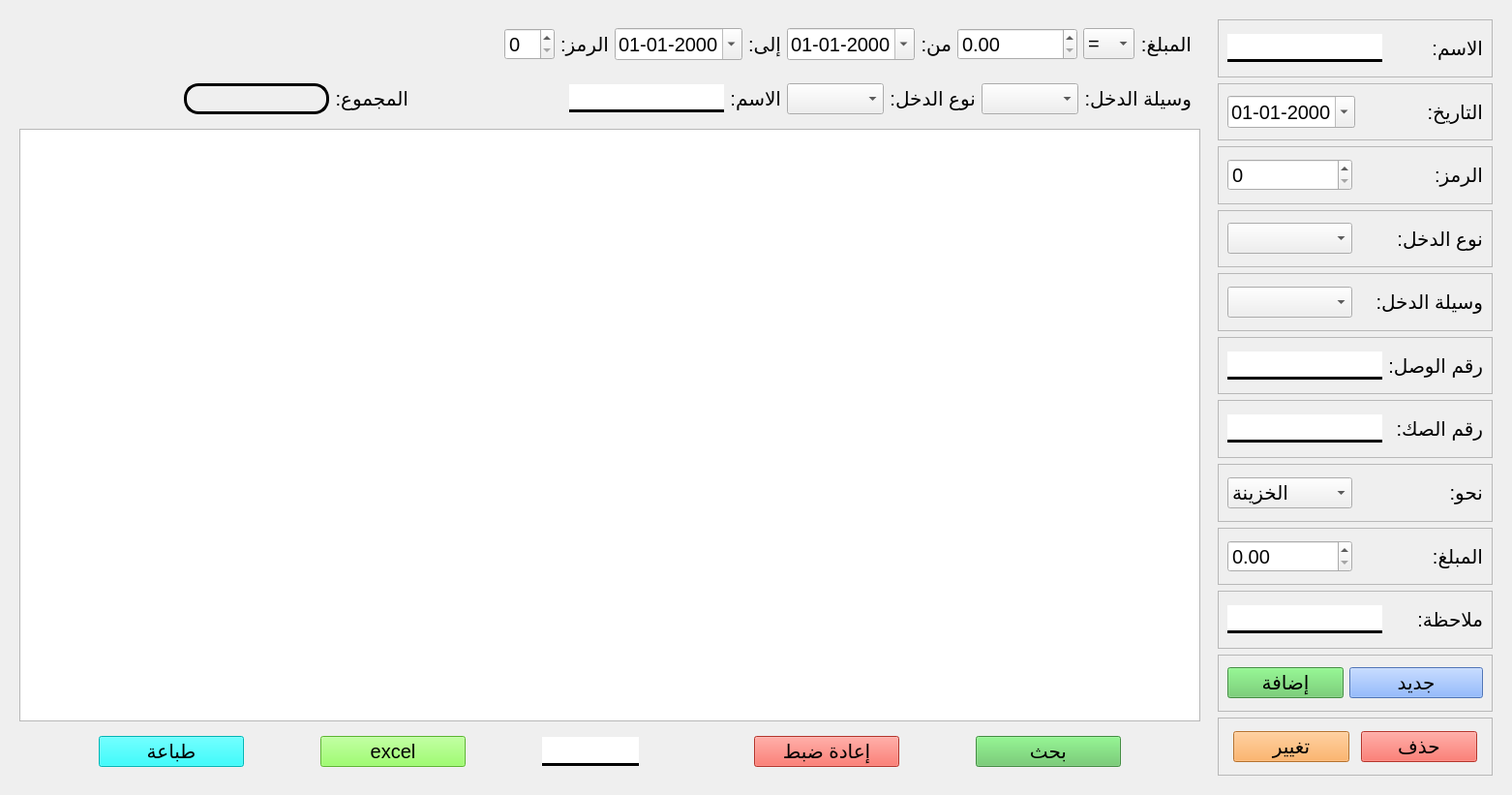
<?xml version="1.0" encoding="UTF-8"?>
<ui version="4.0">
 <class>enterymoney</class>
 <widget class="QWidget" name="enterymoney">
  <property name="geometry">
   <rect>
    <x>0</x>
    <y>0</y>
    <width>1562</width>
    <height>821</height>
   </rect>
  </property>
  <property name="windowTitle">
   <string>Form</string>
  </property>
  <layout class="QVBoxLayout" name="verticalLayout">
   <item>
    <widget class="QStackedWidget" name="stackedWidget">
     <property name="sizePolicy">
      <sizepolicy hsizetype="Preferred" vsizetype="Expanding">
       <horstretch>0</horstretch>
       <verstretch>0</verstretch>
      </sizepolicy>
     </property>
     <property name="minimumSize">
      <size>
       <width>0</width>
       <height>100</height>
      </size>
     </property>
     <property name="font">
      <font>
       <pointsize>25</pointsize>
      </font>
     </property>
     <property name="frameShape">
      <enum>QFrame::NoFrame</enum>
     </property>
     <property name="currentIndex">
      <number>0</number>
     </property>
     <widget class="QWidget" name="stackedWidgetPage1">
      <layout class="QHBoxLayout" name="horizontalLayout">
       <property name="spacing">
        <number>0</number>
       </property>
       <property name="leftMargin">
        <number>0</number>
       </property>
       <property name="topMargin">
        <number>0</number>
       </property>
       <property name="rightMargin">
        <number>0</number>
       </property>
       <property name="bottomMargin">
        <number>0</number>
       </property>
       <item>
        <widget class="QFrame" name="frame_3">
         <property name="sizePolicy">
          <sizepolicy hsizetype="Expanding" vsizetype="Expanding">
           <horstretch>0</horstretch>
           <verstretch>0</verstretch>
          </sizepolicy>
         </property>
         <property name="frameShape">
          <enum>QFrame::NoFrame</enum>
         </property>
         <property name="lineWidth">
          <number>2</number>
         </property>
         <layout class="QVBoxLayout" name="verticalLayout_2">
          <item>
           <widget class="QFrame" name="frame_5">
            <property name="maximumSize">
             <size>
              <width>16777215</width>
              <height>61</height>
             </size>
            </property>
            <property name="frameShape">
             <enum>QFrame::NoFrame</enum>
            </property>
            <layout class="QHBoxLayout" name="horizontalLayout_4">
             <item>
              <spacer name="horizontalSpacer_4">
               <property name="orientation">
                <enum>Qt::Horizontal</enum>
               </property>
               <property name="sizeHint" stdset="0">
                <size>
                 <width>20</width>
                 <height>20</height>
                </size>
               </property>
              </spacer>
             </item>
             <item>
              <widget class="QSpinBox" name="code">
               <property name="font">
                <font>
                 <pointsize>15</pointsize>
                </font>
               </property>
               <property name="layoutDirection">
                <enum>Qt::LeftToRight</enum>
               </property>
              </widget>
             </item>
             <item>
              <widget class="QLabel" name="label_12">
               <property name="font">
                <font>
                 <pointsize>15</pointsize>
                </font>
               </property>
               <property name="text">
                <string>الرمز:</string>
               </property>
              </widget>
             </item>
             <item>
              <widget class="QDateEdit" name="to">
               <property name="font">
                <font>
                 <pointsize>15</pointsize>
                </font>
               </property>
               <property name="layoutDirection">
                <enum>Qt::LeftToRight</enum>
               </property>
               <property name="displayFormat">
                <string>dd-MM-yyyy</string>
               </property>
               <property name="calendarPopup">
                <bool>true</bool>
               </property>
              </widget>
             </item>
             <item>
              <widget class="QLabel" name="label_8">
               <property name="font">
                <font>
                 <pointsize>15</pointsize>
                </font>
               </property>
               <property name="text">
                <string>إلى:</string>
               </property>
              </widget>
             </item>
             <item>
              <widget class="QDateEdit" name="du">
               <property name="font">
                <font>
                 <pointsize>15</pointsize>
                </font>
               </property>
               <property name="layoutDirection">
                <enum>Qt::LeftToRight</enum>
               </property>
               <property name="displayFormat">
                <string>dd-MM-yyyy</string>
               </property>
               <property name="calendarPopup">
                <bool>true</bool>
               </property>
              </widget>
             </item>
             <item>
              <widget class="QLabel" name="label_9">
               <property name="font">
                <font>
                 <pointsize>15</pointsize>
                </font>
               </property>
               <property name="text">
                <string>من:</string>
               </property>
              </widget>
             </item>
             <item>
              <widget class="QDoubleSpinBox" name="price_search">
               <property name="maximumSize">
                <size>
                 <width>160</width>
                 <height>16777215</height>
                </size>
               </property>
               <property name="font">
                <font>
                 <pointsize>15</pointsize>
                </font>
               </property>
               <property name="layoutDirection">
                <enum>Qt::LeftToRight</enum>
               </property>
               <property name="buttonSymbols">
                <enum>QAbstractSpinBox::UpDownArrows</enum>
               </property>
               <property name="maximum">
                <double>111111111111111108609788692728926699520.000000000000000</double>
               </property>
              </widget>
             </item>
             <item>
              <widget class="QComboBox" name="operatore">
               <property name="font">
                <font>
                 <pointsize>15</pointsize>
                </font>
               </property>
               <property name="layoutDirection">
                <enum>Qt::LeftToRight</enum>
               </property>
               <item>
                <property name="text">
                 <string>=</string>
                </property>
               </item>
               <item>
                <property name="text">
                 <string>&lt;</string>
                </property>
               </item>
               <item>
                <property name="text">
                 <string>&gt;</string>
                </property>
               </item>
               <item>
                <property name="text">
                 <string>&gt;=</string>
                </property>
               </item>
               <item>
                <property name="text">
                 <string>&lt;=</string>
                </property>
               </item>
              </widget>
             </item>
             <item>
              <widget class="QLabel" name="label_7">
               <property name="font">
                <font>
                 <pointsize>15</pointsize>
                </font>
               </property>
               <property name="text">
                <string>المبلغ:</string>
               </property>
              </widget>
             </item>
            </layout>
           </widget>
          </item>
          <item>
           <widget class="QFrame" name="frame_6">
            <property name="maximumSize">
             <size>
              <width>16777215</width>
              <height>61</height>
             </size>
            </property>
            <property name="frameShape">
             <enum>QFrame::NoFrame</enum>
            </property>
            <layout class="QHBoxLayout" name="horizontalLayout_2">
             <item>
              <spacer name="horizontalSpacer_6">
               <property name="orientation">
                <enum>Qt::Horizontal</enum>
               </property>
               <property name="sizeHint" stdset="0">
                <size>
                 <width>20</width>
                 <height>20</height>
                </size>
               </property>
              </spacer>
             </item>
             <item>
              <widget class="QLabel" name="total">
               <property name="minimumSize">
                <size>
                 <width>150</width>
                 <height>0</height>
                </size>
               </property>
               <property name="maximumSize">
                <size>
                 <width>16777215</width>
                 <height>50</height>
                </size>
               </property>
               <property name="font">
                <font>
                 <pointsize>15</pointsize>
                </font>
               </property>
               <property name="styleSheet">
                <string notr="true">border: 3px solid black; 
border-radius: 15px</string>
               </property>
               <property name="text">
                <string/>
               </property>
              </widget>
             </item>
             <item>
              <widget class="QLabel" name="label_17">
               <property name="font">
                <font>
                 <pointsize>15</pointsize>
                </font>
               </property>
               <property name="text">
                <string>المجموع:</string>
               </property>
              </widget>
             </item>
             <item>
              <spacer name="horizontalSpacer_10">
               <property name="orientation">
                <enum>Qt::Horizontal</enum>
               </property>
               <property name="sizeHint" stdset="0">
                <size>
                 <width>20</width>
                 <height>20</height>
                </size>
               </property>
              </spacer>
             </item>
             <item>
              <widget class="QLineEdit" name="name_search">
               <property name="maximumSize">
                <size>
                 <width>160</width>
                 <height>16777215</height>
                </size>
               </property>
               <property name="font">
                <font>
                 <pointsize>15</pointsize>
                </font>
               </property>
               <property name="styleSheet">
                <string notr="true">border: 3px solid black;
border-left: none;
border-right: none;
border-top: none 
</string>
               </property>
              </widget>
             </item>
             <item>
              <widget class="QLabel" name="label_18">
               <property name="font">
                <font>
                 <pointsize>15</pointsize>
                </font>
               </property>
               <property name="text">
                <string>الاسم:</string>
               </property>
              </widget>
             </item>
             <item>
              <widget class="QComboBox" name="type_search">
               <property name="font">
                <font>
                 <pointsize>15</pointsize>
                </font>
               </property>
               <property name="layoutDirection">
                <enum>Qt::LeftToRight</enum>
               </property>
              </widget>
             </item>
             <item>
              <widget class="QLabel" name="label_10">
               <property name="font">
                <font>
                 <pointsize>15</pointsize>
                </font>
               </property>
               <property name="text">
                <string>نوع الدخل:</string>
               </property>
              </widget>
             </item>
             <item>
              <widget class="QComboBox" name="way_search">
               <property name="font">
                <font>
                 <pointsize>15</pointsize>
                </font>
               </property>
               <property name="layoutDirection">
                <enum>Qt::LeftToRight</enum>
               </property>
              </widget>
             </item>
             <item>
              <widget class="QLabel" name="label_11">
               <property name="font">
                <font>
                 <pointsize>15</pointsize>
                </font>
               </property>
               <property name="text">
                <string>وسيلة الدخل:</string>
               </property>
              </widget>
             </item>
            </layout>
           </widget>
          </item>
          <item>
           <widget class="QTableView" name="tbl">
            <property name="font">
             <font>
              <pointsize>15</pointsize>
             </font>
            </property>
            <property name="layoutDirection">
             <enum>Qt::RightToLeft</enum>
            </property>
            <property name="editTriggers">
             <set>QAbstractItemView::NoEditTriggers</set>
            </property>
            <property name="alternatingRowColors">
             <bool>true</bool>
            </property>
            <property name="selectionMode">
             <enum>QAbstractItemView::NoSelection</enum>
            </property>
            <property name="selectionBehavior">
             <enum>QAbstractItemView::SelectItems</enum>
            </property>
            <property name="verticalScrollMode">
             <enum>QAbstractItemView::ScrollPerItem</enum>
            </property>
            <property name="horizontalScrollMode">
             <enum>QAbstractItemView::ScrollPerItem</enum>
            </property>
            <property name="showGrid">
             <bool>false</bool>
            </property>
            <attribute name="horizontalHeaderMinimumSectionSize">
             <number>150</number>
            </attribute>
            <attribute name="horizontalHeaderDefaultSectionSize">
             <number>150</number>
            </attribute>
            <attribute name="verticalHeaderCascadingSectionResizes">
             <bool>true</bool>
            </attribute>
            <attribute name="verticalHeaderDefaultSectionSize">
             <number>35</number>
            </attribute>
           </widget>
          </item>
          <item alignment="Qt::AlignBottom">
           <widget class="QFrame" name="frame_7">
            <property name="frameShape">
             <enum>QFrame::NoFrame</enum>
            </property>
            <layout class="QHBoxLayout" name="horizontalLayout_3">
             <item>
              <widget class="QPushButton" name="printing_btn">
               <property name="minimumSize">
                <size>
                 <width>150</width>
                 <height>30</height>
                </size>
               </property>
               <property name="maximumSize">
                <size>
                 <width>150</width>
                 <height>51</height>
                </size>
               </property>
               <property name="font">
                <font>
                 <pointsize>15</pointsize>
                </font>
               </property>
               <property name="styleSheet">
                <string notr="true">background-color: rgb(0, 255, 255);</string>
               </property>
               <property name="text">
                <string>طباعة</string>
               </property>
               <property name="shortcut">
                <string>Ctrl+P</string>
               </property>
              </widget>
             </item>
             <item>
              <widget class="QPushButton" name="export_btn">
               <property name="sizePolicy">
                <sizepolicy hsizetype="Minimum" vsizetype="Minimum">
                 <horstretch>0</horstretch>
                 <verstretch>0</verstretch>
                </sizepolicy>
               </property>
               <property name="minimumSize">
                <size>
                 <width>150</width>
                 <height>30</height>
                </size>
               </property>
               <property name="maximumSize">
                <size>
                 <width>150</width>
                 <height>51</height>
                </size>
               </property>
               <property name="font">
                <font>
                 <pointsize>15</pointsize>
                </font>
               </property>
               <property name="styleSheet">
                <string notr="true">background-color: rgb(127, 255, 67);</string>
               </property>
               <property name="text">
                <string>excel</string>
               </property>
               <property name="shortcut">
                <string>Ctrl+E</string>
               </property>
              </widget>
             </item>
             <item>
              <widget class="QLineEdit" name="bill_code">
               <property name="minimumSize">
                <size>
                 <width>100</width>
                 <height>30</height>
                </size>
               </property>
               <property name="maximumSize">
                <size>
                 <width>100</width>
                 <height>16777215</height>
                </size>
               </property>
               <property name="font">
                <font>
                 <pointsize>15</pointsize>
                </font>
               </property>
               <property name="styleSheet">
                <string notr="true">border: 3px solid black;
border-left: none;
border-right: none;
border-top: none 
</string>
               </property>
              </widget>
             </item>
             <item>
              <spacer name="horizontalSpacer_3">
               <property name="orientation">
                <enum>Qt::Vertical</enum>
               </property>
               <property name="sizeHint" stdset="0">
                <size>
                 <width>40</width>
                 <height>20</height>
                </size>
               </property>
              </spacer>
             </item>
             <item>
              <widget class="QPushButton" name="reset_btn">
               <property name="minimumSize">
                <size>
                 <width>150</width>
                 <height>30</height>
                </size>
               </property>
               <property name="maximumSize">
                <size>
                 <width>150</width>
                 <height>51</height>
                </size>
               </property>
               <property name="font">
                <font>
                 <pointsize>15</pointsize>
                </font>
               </property>
               <property name="styleSheet">
                <string notr="true">background-color: rgb(252, 73, 60);</string>
               </property>
               <property name="text">
                <string>إعادة ضبط</string>
               </property>
               <property name="shortcut">
                <string>Esc</string>
               </property>
              </widget>
             </item>
             <item>
              <widget class="QPushButton" name="search_btn">
               <property name="minimumSize">
                <size>
                 <width>150</width>
                 <height>30</height>
                </size>
               </property>
               <property name="maximumSize">
                <size>
                 <width>150</width>
                 <height>51</height>
                </size>
               </property>
               <property name="font">
                <font>
                 <pointsize>15</pointsize>
                </font>
               </property>
               <property name="styleSheet">
                <string notr="true">background-color: rgb(94, 197, 93);</string>
               </property>
               <property name="text">
                <string>بحث</string>
               </property>
               <property name="shortcut">
                <string>Return</string>
               </property>
              </widget>
             </item>
            </layout>
           </widget>
          </item>
         </layout>
        </widget>
       </item>
       <item>
        <widget class="QFrame" name="frame_4">
         <property name="sizePolicy">
          <sizepolicy hsizetype="Fixed" vsizetype="Preferred">
           <horstretch>0</horstretch>
           <verstretch>0</verstretch>
          </sizepolicy>
         </property>
         <property name="maximumSize">
          <size>
           <width>520</width>
           <height>16777215</height>
          </size>
         </property>
         <property name="frameShape">
          <enum>QFrame::NoFrame</enum>
         </property>
         <property name="lineWidth">
          <number>2</number>
         </property>
         <layout class="QVBoxLayout" name="verticalLayout_4">
          <item>
           <widget class="QFrame" name="frame">
            <property name="frameShape">
             <enum>QFrame::StyledPanel</enum>
            </property>
            <property name="frameShadow">
             <enum>QFrame::Raised</enum>
            </property>
            <layout class="QHBoxLayout" name="horizontalLayout_5">
             <item>
              <widget class="QLineEdit" name="name">
               <property name="maximumSize">
                <size>
                 <width>160</width>
                 <height>16777215</height>
                </size>
               </property>
               <property name="font">
                <font>
                 <pointsize>15</pointsize>
                </font>
               </property>
               <property name="styleSheet">
                <string notr="true">border: 3px solid black;
border-left: none;
border-right: none;
border-top: none 
</string>
               </property>
              </widget>
             </item>
             <item>
              <widget class="QLabel" name="label_16">
               <property name="font">
                <font>
                 <pointsize>15</pointsize>
                </font>
               </property>
               <property name="text">
                <string>الاسم:</string>
               </property>
              </widget>
             </item>
            </layout>
           </widget>
          </item>
          <item>
           <widget class="QFrame" name="frame_2">
            <property name="frameShape">
             <enum>QFrame::StyledPanel</enum>
            </property>
            <property name="frameShadow">
             <enum>QFrame::Raised</enum>
            </property>
            <layout class="QHBoxLayout" name="horizontalLayout_6">
             <item>
              <widget class="QDateEdit" name="date">
               <property name="maximumSize">
                <size>
                 <width>160</width>
                 <height>16777215</height>
                </size>
               </property>
               <property name="font">
                <font>
                 <pointsize>15</pointsize>
                </font>
               </property>
               <property name="layoutDirection">
                <enum>Qt::LeftToRight</enum>
               </property>
               <property name="displayFormat">
                <string>dd-MM-yyyy</string>
               </property>
               <property name="calendarPopup">
                <bool>true</bool>
               </property>
              </widget>
             </item>
             <item>
              <widget class="QLabel" name="label_2">
               <property name="font">
                <font>
                 <pointsize>15</pointsize>
                </font>
               </property>
               <property name="text">
                <string>التاريخ:</string>
               </property>
              </widget>
             </item>
            </layout>
           </widget>
          </item>
          <item>
           <widget class="QFrame" name="frame_8">
            <property name="frameShape">
             <enum>QFrame::StyledPanel</enum>
            </property>
            <property name="frameShadow">
             <enum>QFrame::Raised</enum>
            </property>
            <layout class="QHBoxLayout" name="horizontalLayout_7">
             <item>
              <widget class="QSpinBox" name="code_input">
               <property name="maximumSize">
                <size>
                 <width>160</width>
                 <height>16777215</height>
                </size>
               </property>
               <property name="font">
                <font>
                 <pointsize>15</pointsize>
                </font>
               </property>
               <property name="layoutDirection">
                <enum>Qt::LeftToRight</enum>
               </property>
               <property name="buttonSymbols">
                <enum>QAbstractSpinBox::UpDownArrows</enum>
               </property>
              </widget>
             </item>
             <item>
              <widget class="QLabel" name="label_19">
               <property name="font">
                <font>
                 <pointsize>15</pointsize>
                </font>
               </property>
               <property name="text">
                <string>الرمز:</string>
               </property>
              </widget>
             </item>
            </layout>
           </widget>
          </item>
          <item>
           <widget class="QFrame" name="frame_9">
            <property name="frameShape">
             <enum>QFrame::StyledPanel</enum>
            </property>
            <property name="frameShadow">
             <enum>QFrame::Raised</enum>
            </property>
            <layout class="QHBoxLayout" name="horizontalLayout_8">
             <item>
              <widget class="QComboBox" name="type">
               <property name="maximumSize">
                <size>
                 <width>160</width>
                 <height>16777215</height>
                </size>
               </property>
               <property name="font">
                <font>
                 <pointsize>15</pointsize>
                </font>
               </property>
               <property name="layoutDirection">
                <enum>Qt::LeftToRight</enum>
               </property>
               <property name="editable">
                <bool>false</bool>
               </property>
              </widget>
             </item>
             <item>
              <widget class="QLabel" name="label_3">
               <property name="font">
                <font>
                 <pointsize>15</pointsize>
                </font>
               </property>
               <property name="text">
                <string>نوع الدخل:</string>
               </property>
              </widget>
             </item>
            </layout>
           </widget>
          </item>
          <item>
           <widget class="QFrame" name="frame_10">
            <property name="frameShape">
             <enum>QFrame::StyledPanel</enum>
            </property>
            <property name="frameShadow">
             <enum>QFrame::Raised</enum>
            </property>
            <layout class="QHBoxLayout" name="horizontalLayout_9">
             <item>
              <widget class="QComboBox" name="way">
               <property name="maximumSize">
                <size>
                 <width>160</width>
                 <height>16777215</height>
                </size>
               </property>
               <property name="font">
                <font>
                 <pointsize>15</pointsize>
                </font>
               </property>
               <property name="layoutDirection">
                <enum>Qt::LeftToRight</enum>
               </property>
              </widget>
             </item>
             <item>
              <widget class="QLabel" name="label_4">
               <property name="font">
                <font>
                 <pointsize>15</pointsize>
                </font>
               </property>
               <property name="text">
                <string>وسيلة الدخل:</string>
               </property>
              </widget>
             </item>
            </layout>
           </widget>
          </item>
          <item>
           <widget class="QFrame" name="frame_12">
            <property name="frameShape">
             <enum>QFrame::StyledPanel</enum>
            </property>
            <property name="frameShadow">
             <enum>QFrame::Raised</enum>
            </property>
            <layout class="QHBoxLayout" name="horizontalLayout_11">
             <item>
              <widget class="QLineEdit" name="bill_number">
               <property name="maximumSize">
                <size>
                 <width>160</width>
                 <height>16777215</height>
                </size>
               </property>
               <property name="font">
                <font>
                 <pointsize>15</pointsize>
                </font>
               </property>
               <property name="styleSheet">
                <string notr="true">border: 3px solid black;
border-left: none;
border-right: none;
border-top: none 
</string>
               </property>
              </widget>
             </item>
             <item>
              <widget class="QLabel" name="label_20">
               <property name="font">
                <font>
                 <pointsize>15</pointsize>
                </font>
               </property>
               <property name="text">
                <string>رقم الوصل:</string>
               </property>
              </widget>
             </item>
            </layout>
           </widget>
          </item>
          <item>
           <widget class="QFrame" name="frame_11">
            <property name="frameShape">
             <enum>QFrame::StyledPanel</enum>
            </property>
            <property name="frameShadow">
             <enum>QFrame::Raised</enum>
            </property>
            <layout class="QHBoxLayout" name="horizontalLayout_10">
             <item>
              <widget class="QLineEdit" name="nb_cheque">
               <property name="maximumSize">
                <size>
                 <width>160</width>
                 <height>16777215</height>
                </size>
               </property>
               <property name="font">
                <font>
                 <pointsize>15</pointsize>
                </font>
               </property>
               <property name="styleSheet">
                <string notr="true">border: 3px solid black;
border-left: none;
border-right: none;
border-top: none 
</string>
               </property>
              </widget>
             </item>
             <item>
              <widget class="QLabel" name="label_15">
               <property name="font">
                <font>
                 <pointsize>15</pointsize>
                </font>
               </property>
               <property name="text">
                <string>رقم الصك:</string>
               </property>
              </widget>
             </item>
            </layout>
           </widget>
          </item>
          <item>
           <widget class="QFrame" name="frame_13">
            <property name="frameShape">
             <enum>QFrame::StyledPanel</enum>
            </property>
            <property name="frameShadow">
             <enum>QFrame::Raised</enum>
            </property>
            <layout class="QHBoxLayout" name="horizontalLayout_12">
             <item>
              <widget class="QComboBox" name="bank_caisse">
               <property name="maximumSize">
                <size>
                 <width>160</width>
                 <height>16777215</height>
                </size>
               </property>
               <property name="font">
                <font>
                 <pointsize>15</pointsize>
                </font>
               </property>
               <property name="layoutDirection">
                <enum>Qt::LeftToRight</enum>
               </property>
               <item>
                <property name="text">
                 <string>الخزينة</string>
                </property>
               </item>
               <item>
                <property name="text">
                 <string>البنك</string>
                </property>
               </item>
              </widget>
             </item>
             <item>
              <widget class="QLabel" name="label_13">
               <property name="font">
                <font>
                 <pointsize>15</pointsize>
                </font>
               </property>
               <property name="text">
                <string>نحو:</string>
               </property>
              </widget>
             </item>
            </layout>
           </widget>
          </item>
          <item>
           <widget class="QFrame" name="frame_14">
            <property name="frameShape">
             <enum>QFrame::StyledPanel</enum>
            </property>
            <property name="frameShadow">
             <enum>QFrame::Raised</enum>
            </property>
            <layout class="QHBoxLayout" name="horizontalLayout_13">
             <item>
              <widget class="QDoubleSpinBox" name="price">
               <property name="maximumSize">
                <size>
                 <width>160</width>
                 <height>16777215</height>
                </size>
               </property>
               <property name="font">
                <font>
                 <pointsize>15</pointsize>
                </font>
               </property>
               <property name="layoutDirection">
                <enum>Qt::LeftToRight</enum>
               </property>
               <property name="buttonSymbols">
                <enum>QAbstractSpinBox::UpDownArrows</enum>
               </property>
               <property name="maximum">
                <double>111111111111111108609788692728926699520.000000000000000</double>
               </property>
              </widget>
             </item>
             <item>
              <widget class="QLabel" name="label_5">
               <property name="font">
                <font>
                 <pointsize>15</pointsize>
                </font>
               </property>
               <property name="text">
                <string>المبلغ:</string>
               </property>
              </widget>
             </item>
            </layout>
           </widget>
          </item>
          <item>
           <widget class="QFrame" name="frame_15">
            <property name="frameShape">
             <enum>QFrame::StyledPanel</enum>
            </property>
            <property name="frameShadow">
             <enum>QFrame::Raised</enum>
            </property>
            <layout class="QHBoxLayout" name="horizontalLayout_15">
             <item>
              <widget class="QLineEdit" name="note">
               <property name="maximumSize">
                <size>
                 <width>160</width>
                 <height>16777215</height>
                </size>
               </property>
               <property name="font">
                <font>
                 <pointsize>15</pointsize>
                </font>
               </property>
               <property name="styleSheet">
                <string notr="true">border: 3px solid black;
border-left: none;
border-right: none;
border-top: none 
</string>
               </property>
              </widget>
             </item>
             <item>
              <widget class="QLabel" name="label_6">
               <property name="font">
                <font>
                 <pointsize>15</pointsize>
                </font>
               </property>
               <property name="text">
                <string>ملاحظة:</string>
               </property>
              </widget>
             </item>
            </layout>
           </widget>
          </item>
          <item>
           <widget class="QFrame" name="frame_16">
            <property name="frameShape">
             <enum>QFrame::StyledPanel</enum>
            </property>
            <property name="frameShadow">
             <enum>QFrame::Raised</enum>
            </property>
            <layout class="QHBoxLayout" name="horizontalLayout_16">
             <item>
              <widget class="QPushButton" name="add_btn">
               <property name="minimumSize">
                <size>
                 <width>120</width>
                 <height>30</height>
                </size>
               </property>
               <property name="maximumSize">
                <size>
                 <width>120</width>
                 <height>16777215</height>
                </size>
               </property>
               <property name="font">
                <font>
                 <pointsize>15</pointsize>
                </font>
               </property>
               <property name="styleSheet">
                <string notr="true">background-color: rgb(95, 199, 94);</string>
               </property>
               <property name="text">
                <string>إضافة</string>
               </property>
              </widget>
             </item>
             <item>
              <widget class="QPushButton" name="new_btn">
               <property name="minimumSize">
                <size>
                 <width>120</width>
                 <height>30</height>
                </size>
               </property>
               <property name="maximumSize">
                <size>
                 <width>250</width>
                 <height>16777215</height>
                </size>
               </property>
               <property name="font">
                <font>
                 <pointsize>15</pointsize>
                </font>
               </property>
               <property name="styleSheet">
                <string notr="true">background-color: rgb(111, 162, 255);</string>
               </property>
               <property name="text">
                <string>جديد</string>
               </property>
              </widget>
             </item>
            </layout>
           </widget>
          </item>
          <item>
           <widget class="QFrame" name="frame_17">
            <property name="frameShape">
             <enum>QFrame::StyledPanel</enum>
            </property>
            <property name="frameShadow">
             <enum>QFrame::Raised</enum>
            </property>
            <layout class="QHBoxLayout" name="horizontalLayout_17">
             <item>
              <widget class="QPushButton" name="update_btn">
               <property name="minimumSize">
                <size>
                 <width>120</width>
                 <height>30</height>
                </size>
               </property>
               <property name="maximumSize">
                <size>
                 <width>120</width>
                 <height>16777215</height>
                </size>
               </property>
               <property name="font">
                <font>
                 <pointsize>15</pointsize>
                </font>
               </property>
               <property name="styleSheet">
                <string notr="true">background-color: rgb(255, 160, 65);</string>
               </property>
               <property name="text">
                <string>تغيير</string>
               </property>
              </widget>
             </item>
             <item>
              <widget class="QPushButton" name="delete_btn">
               <property name="minimumSize">
                <size>
                 <width>120</width>
                 <height>30</height>
                </size>
               </property>
               <property name="maximumSize">
                <size>
                 <width>120</width>
                 <height>16777215</height>
                </size>
               </property>
               <property name="font">
                <font>
                 <pointsize>15</pointsize>
                </font>
               </property>
               <property name="styleSheet">
                <string notr="true">background-color: rgb(255, 74, 61);</string>
               </property>
               <property name="text">
                <string>حذف</string>
               </property>
              </widget>
             </item>
            </layout>
           </widget>
          </item>
         </layout>
        </widget>
       </item>
      </layout>
     </widget>
     <widget class="QWidget" name="page">
      <layout class="QVBoxLayout" name="verticalLayout_3">
       <item>
        <widget class="QTextEdit" name="printing_plain">
         <property name="minimumSize">
          <size>
           <width>700</width>
           <height>0</height>
          </size>
         </property>
         <property name="font">
          <font>
           <pointsize>12</pointsize>
          </font>
         </property>
         <property name="layoutDirection">
          <enum>Qt::LeftToRight</enum>
         </property>
         <property name="readOnly">
          <bool>true</bool>
         </property>
        </widget>
       </item>
       <item>
        <widget class="QFrame" name="frame_19">
         <property name="frameShape">
          <enum>QFrame::NoFrame</enum>
         </property>
         <layout class="QHBoxLayout" name="horizontalLayout_14">
          <item>
           <spacer name="horizontalSpacer_15">
            <property name="orientation">
             <enum>Qt::Vertical</enum>
            </property>
            <property name="sizeHint" stdset="0">
             <size>
              <width>40</width>
              <height>20</height>
             </size>
            </property>
           </spacer>
          </item>
          <item>
           <widget class="QPushButton" name="cancel">
            <property name="minimumSize">
             <size>
              <width>150</width>
              <height>30</height>
             </size>
            </property>
            <property name="font">
             <font>
              <pointsize>15</pointsize>
             </font>
            </property>
            <property name="styleSheet">
             <string notr="true">background-color: rgb(255, 93, 29);</string>
            </property>
            <property name="text">
             <string>إلغاء</string>
            </property>
            <property name="shortcut">
             <string>Esc</string>
            </property>
           </widget>
          </item>
          <item>
           <spacer name="horizontalSpacer_16">
            <property name="orientation">
             <enum>Qt::Vertical</enum>
            </property>
            <property name="sizeType">
             <enum>QSizePolicy::Fixed</enum>
            </property>
            <property name="sizeHint" stdset="0">
             <size>
              <width>40</width>
              <height>20</height>
             </size>
            </property>
           </spacer>
          </item>
          <item>
           <widget class="QPushButton" name="printing">
            <property name="minimumSize">
             <size>
              <width>150</width>
              <height>30</height>
             </size>
            </property>
            <property name="font">
             <font>
              <pointsize>15</pointsize>
             </font>
            </property>
            <property name="styleSheet">
             <string notr="true">background-color: rgb(143, 255, 52);</string>
            </property>
            <property name="text">
             <string>طباعة</string>
            </property>
           </widget>
          </item>
          <item>
           <spacer name="horizontalSpacer_14">
            <property name="orientation">
             <enum>Qt::Vertical</enum>
            </property>
            <property name="sizeHint" stdset="0">
             <size>
              <width>40</width>
              <height>20</height>
             </size>
            </property>
           </spacer>
          </item>
         </layout>
        </widget>
       </item>
      </layout>
     </widget>
    </widget>
   </item>
  </layout>
 </widget>
 <resources/>
 <connections/>
</ui>
